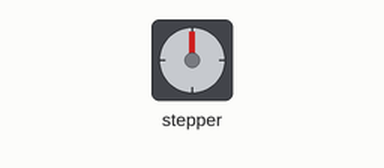
Recording of a sketch running on a simulated Arduino Uno, built with avr-gcc and run on an emulated ATmega328P. Shown: stepper motor. Wiring (inferred from the names in the program): stepper motor driver (200 steps per turn assumed): step pin 3; direction pin 2.

Above: at 0.05 s.
At 0.65 s:
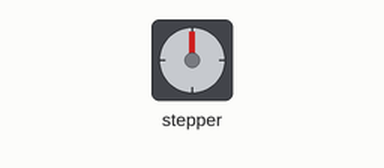
At 1.85 s:
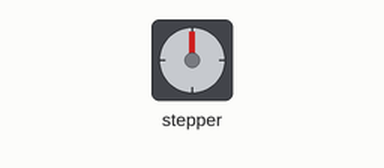
At 3.55 s:
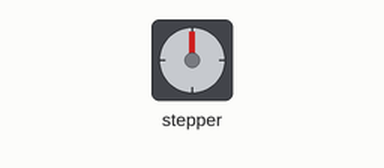
Timing chart, 0 to 8.3 s (numbered marks = the images above):
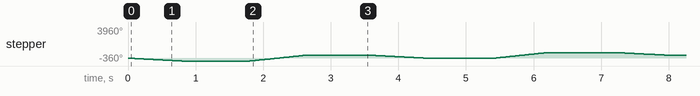

The sketch:

2022.06.29_bujin.ino
```cpp
const int dirPin = 2;    //方向引脚   顺逆  接Arduino
const int stepPin = 3;   //步进引脚   脉冲


//电机每圈步数
const int STEPS_PER_REV = 200;

void setup() {
  // put your setup code here, to run once:
  pinMode(stepPin,OUTPUT);   //A4988
  pinMode(dirPin,OUTPUT);
}

void loop() {
  // put your main code here, to run repeatedly:

 digitalWrite(dirPin,LOW);//设置电机顺时针旋转

 //电机慢速旋转
 for (int x = 0;x < STEPS_PER_REV;x++)
   {
      digitalWrite(stepPin,HIGH);
      delayMicroseconds(2000);    //数值越小，速度越快
      digitalWrite(stepPin,LOW);
      delayMicroseconds(2000);
    }

    delay(1000);

    digitalWrite(dirPin,HIGH); //电机逆旋转

    for (int x = 0;x < (STEPS_PER_REV*2);x++)
    {
       digitalWrite(stepPin,HIGH);
      delayMicroseconds(1000);
      digitalWrite(stepPin,LOW);
      delayMicroseconds(1000);
      }

      delay(1000);
    }
```

Measured:
- by itself, stepper: turns 360° counter-clockwise in 0.78 s, then 720° clockwise in 0.80 s, repeating every 3.6 s
